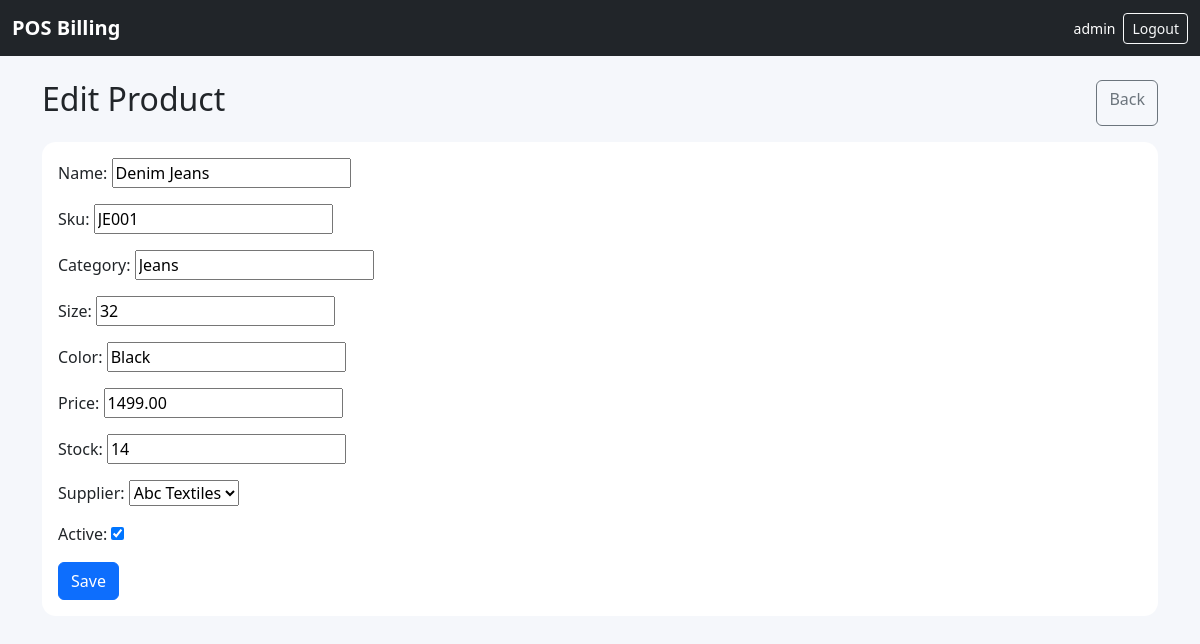
The app's page /products/2/edit/ (signed in) with its own data.
### pos/models.py (models this page shows, shortened)
class Product(models.Model):
    name = models.CharField(max_length=200)
    sku = models.CharField(max_length=50, unique=True)
    category = models.CharField(max_length=100, blank=True)
    size = models.CharField(max_length=50, blank=True)
    color = models.CharField(max_length=50, blank=True)
    price = models.DecimalField(max_digits=12, decimal_places=2)
    stock = models.PositiveIntegerField(default=0)
    supplier = models.ForeignKey(Supplier, null=True, blank=True, on_delete=models.SET_NULL)
    active = models.BooleanField(default=True)
    created_at = models.DateTimeField(auto_now_add=True)

class Supplier(models.Model):
    name = models.CharField(max_length=150)
    phone = models.CharField(max_length=20, blank=True)
    email = models.EmailField(blank=True)
    address = models.TextField(blank=True)
    created_at = models.DateTimeField(auto_now_add=True)
    def __str__(self):
        return self.name

### pos/views.py (the view)
# urls.py: path("products/<int:pk>/edit/", views.product_edit, name="product_edit"),
@admin_required
def product_edit(request, pk):
    obj = get_object_or_404(Product, pk=pk)
    form = ProductForm(request.POST or None, instance=obj)
    if form.is_valid():
        form.save()
        messages.success(request, "Product updated.")
        return redirect("products")
    return render(request, "admin/form.html", {"form": form, "title": "Edit Product", "back": "products"})

### pos/forms.py
class ProductForm(forms.ModelForm):
    class Meta:
        model = Product
        fields = ["name", "sku", "category", "size", "color", "price", "stock", "supplier", "active"]

### pos/views.py (called while the page is built)
def is_admin(user):
    return user.is_superuser or (
        hasattr(user, "staff_profile") and user.staff_profile.role == "ADMIN"
    )

def admin_required(view):
    @wraps(view)
    @login_required
    def wrapper(request, *args, **kwargs):
        if not is_admin(request.user):
            messages.error(request, "Admin access required.")
            return redirect("billing")
        return view(request, *args, **kwargs)
    return wrapper

### templates/admin/form.html (shortened to what this page needs)
{% extends 'base.html' %}
{% block content %}
<div class="container py-4">
<div class="d-flex justify-content-between mb-3"><h2>{{ title }}</h2><a class="btn btn-outline-secondary" href="{% url back %}">Back</a></div>
<div class="card"><div class="card-body">
<form method="post">{% csrf_token %}{{ form.as_p }}<button class="btn btn-primary">Save</button></form>
</div></div></div>
{% endblock %}

### templates/base.html (shortened to what this page needs)
{% load static %}
<!doctype html>
<html lang="en">
<head>
<link href="https://cdn.jsdelivr.net/npm/bootstrap@5.3.3/dist/css/bootstrap.min.css" rel="stylesheet">
<link rel="stylesheet" href="{% static 'css/app.css' %}">
</head>
<body>
<nav class="navbar navbar-dark bg-dark sticky-top">
  <div class="container-fluid">
    <a class="navbar-brand fw-bold" href="{% if request.user.is_authenticated %}{% url 'dashboard' %}{% else %}/{% endif %}">POS Billing</a>
    {% if request.user.is_authenticated %}
    <div class="d-flex align-items-center gap-2">
      <span class="text-white small">{{ request.user.username }}</span>
      <a class="btn btn-outline-light btn-sm" href="{% url 'logout' %}">Logout</a>
    </div>
    {% endif %}
  </div>
</nav>
{% block content %}{% endblock %}
</body>
</html>

### static/css/app.css (style rules this page uses)
body { background:#f5f7fb; }
.card { border:0; border-radius:14px; }

### records on screen
Product: name "Denim Jeans", sku "JE001", category "Jeans", size "32", color "Black", price "1499.00", stock "14", supplier "Abc Textiles", active "☑"

### other values on screen
{{ request.user.username }} "admin"
{{ title }} "Edit Product"
